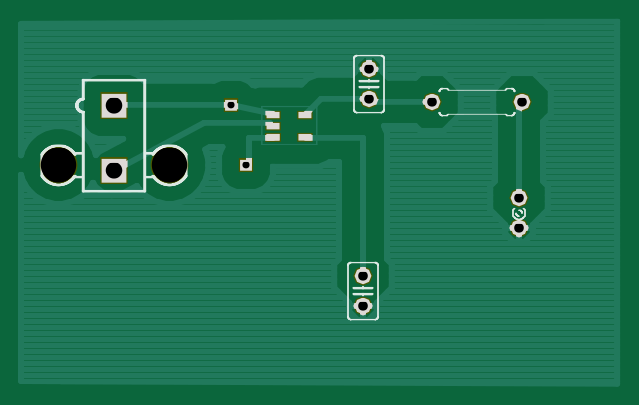
#> input picture data/processed_data/12-10-top.png, 639 x 405 px; the run also reads 1 picture not shown here
$ jupyter execute morphology-segmentation.ipynb   (shell and % lines are left out)
#> lines starting #> are read from the running program, lines starting #| are printed output that depends on the picture; after the words box and inside, x2 and y2 are one past the last pixel; in counts of white or black regions, pixels touching at a corner belong together
[cell 1]
import numpy as np
import cv2
from matplotlib import pyplot as plt
import os

[cell 2]
img = cv2.imread('data/processed_data/12-10-top.png')
#> img is the input picture: shape (405, 639, 3); mean B, G, R 81.9, 114.9, 28.9
assert img is not None

[cell 3]
gray = cv2.cvtColor(img, cv2.COLOR_RGB2GRAY)
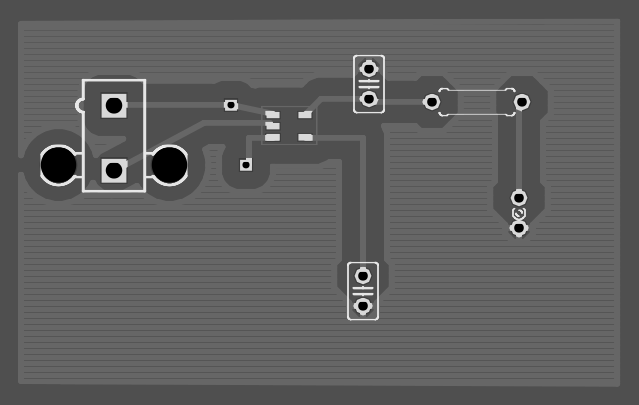
#> gray: shape (405, 639); min 0, max 248, mean 95.1
plt.imshow(gray, cmap='gray')

[cell 4]
ret, thresh = cv2.threshold(gray, 0, 255,
#                             cv2.THRESH_BINARY_INV +
                            cv2.THRESH_OTSU)
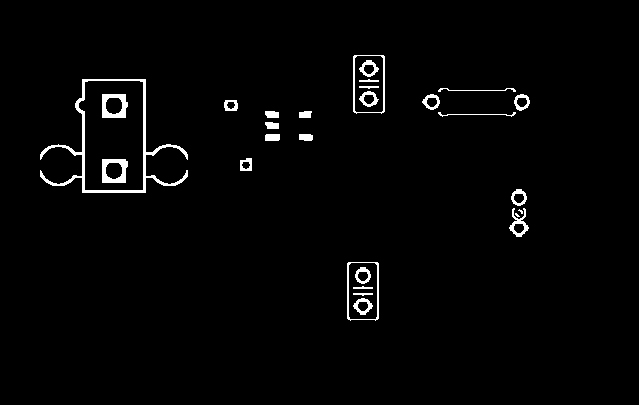
#> thresh: shape (405, 639); 2% white; 28 white regions (2 under 20 px), largest, box (x1, y1, x2, y2) and area: (40, 79, 188, 193) 1620, (102, 159, 128, 183) 375, (102, 94, 128, 118) 371
#> ret = 153
plt.imshow(thresh, cmap='gray')

[cell 5]
# constructing pipeline

def get_threshold_gray_img(input_file):
#> called with input_file = 'data/processed_data/12-10-top.png'
    img = cv2.imread(input_file)
    assert img is not None
    gray = cv2.cvtColor(img, cv2.COLOR_RGB2GRAY)
    ret, thresh = cv2.threshold(gray, 0, 255, cv2.THRESH_OTSU)
#> ret = 153
    return thresh

[cell 6]
for f in os.listdir('data/processed_data')[:20]:
    plt.figure()
    plt.title(f)
    thresh = get_threshold_gray_img('data/processed_data/'+f)
    plt.imshow(thresh, cmap='gray')
#> pass 2 of the loop `for f in os.listdir('data/processed_data')[:20]:`:
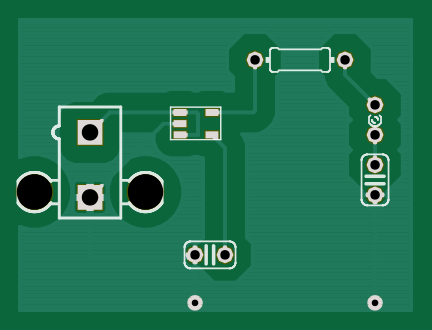
#> input picture data/processed_data/14-nograde-top.png, 432 x 330 px
#> in get_threshold_gray_img, img is the input picture: shape (330, 432, 3); mean B, G, R 82.3, 115.2, 31.9
#> in get_threshold_gray_img (call 2), `gray = cv2.cvtColor(img, cv2.COLOR_RGB2GRAY)`:
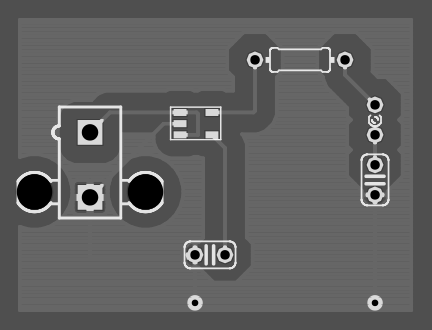
#> gray: shape (330, 432); min 0, max 242, mean 95.7
#> in get_threshold_gray_img (call 2), `ret, thresh = cv2.threshold(gray, 0, 255, cv2.THRESH_OTSU)`:
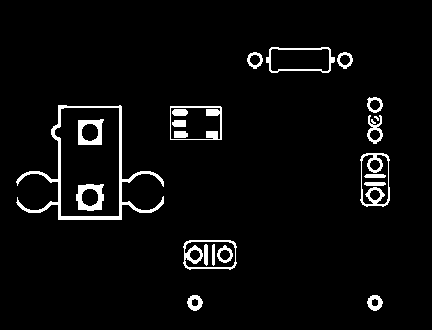
#> thresh: shape (330, 432); 4.2% white; 22 white regions (1 under 20 px), largest, box (x1, y1, x2, y2) and area: (16, 105, 164, 220) 1734, (360, 153, 390, 207) 525, (183, 240, 237, 270) 439
#> in get_threshold_gray_img (call 2), `ret, thresh = cv2.threshold(gray, 0, 255, cv2.THRESH_OTSU)`: ret = 151

[cell 7]
component_diagram = get_threshold_gray_img('data/processed_data/14-nograde-top.png')
def crop(diagram):
    start_row, start_col, end_row, end_col = 0, 0, len(diagram)-1, len(diagram[0])-1
#> start_row = 0; start_col = 0; end_row = 329; end_col = 431
    while np.sum(diagram[start_row]) == 0:
        start_row += 1
        if start_row == len(diagram):
            return None, None
#> this loop made 47 passes
#> after the loop, start_row = 47

    while np.sum(diagram[:, start_col]) == 0:
        start_col += 1
#> this loop made 16 passes
#> after the loop, start_col = 16
    while np.sum(diagram[end_row]) == 0:
        end_row -= 1
#> this loop made 19 passes
#> end_row on passes 1 to 12: 328, 327, 326, 325, 324, 323, 322, 321, 320, 319, 318, 317
#> after the loop, end_row = 310
    while np.sum(diagram[:, end_col]) == 0:
        end_col -= 1
#> this loop made 42 passes
#> end_col on passes 1 to 12: 430, 429, 428, 427, 426, 425, 424, 423, 422, 421, 420, 419
#> after the loop, end_col = 389
    return diagram[start_row:end_row+1, start_col:end_col+1], [start_row, start_col]

cropped_diagram, offsets = crop(component_diagram)
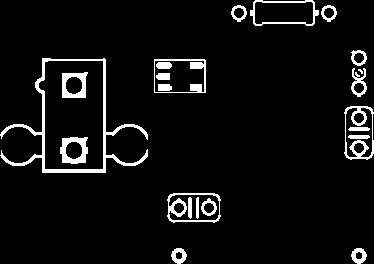
#> cropped_diagram: shape (264, 374); 6% white; 22 white regions (1 under 20 px), largest, box (x1, y1, x2, y2) and area: (0, 58, 148, 173) 1734, (344, 106, 374, 160) 525, (167, 193, 221, 223) 439
#> offsets = [47, 16]
plt.imshow(cropped_diagram, cmap='gray')

[cell 8]
# plt.imshow(cropped_diagram[58:173, :148])

[cell 9]
def get_next_boundary_component(img, debug=False):
    m, n = img.shape
    visited = set()
    all_boundary_ixs = []
    all_boundary_ixs += [(i, 0) for i in range(m)]
    all_boundary_ixs += [(i, n-1) for i in range(m)]
    all_boundary_ixs += [(0, j) for j in range(n)]
    all_boundary_ixs += [(m-1, j) for j in range(n)]
    start_ix = next(ix for ix in all_boundary_ixs if img[ix[0], ix[1]] > 0)


    queue = []
    queue.append(start_ix)
    visited.add(start_ix)
    while queue:
        i, j = queue.pop()
        for diff in range(6):
            for (ni, nj) in [(i+diff, j), (i-diff, j), (i, j-diff), (i, j+diff)]:
                if ni < 0 or nj < 0 or ni >= m or nj >= n:
                    continue
                if (ni, nj) in visited or img[ni, nj] == 0:
                    continue
                visited.add((ni, nj))
                queue.append((ni, nj))


    start_row = min(x[0] for x in visited)
    end_row = max(x[0] for x in visited)
    start_col = min(x[1] for x in visited)
    end_col = max(x[1] for x in visited)
    if debug:
        plt.figure()
        plt.imshow(img[start_row:end_row+1, start_col:end_col+1], cmap='gray')

    res = np.array(img[start_row:end_row+1, start_col:end_col+1])
    img[start_row:end_row+1, start_col:end_col+1] = 0
    return res

components = []
while cropped_diagram is not None:
    components.append(get_next_boundary_component(cropped_diagram, debug=True))
    cropped_diagram = crop(cropped_diagram)[0]
#> this loop made 8 passes
#> (m in get_next_boundary_component, n in get_next_boundary_component, start_ix in get_next_boundary_component) on passes 1 to 8: (264, 374, (134, 0)), (264, 220, (59, 0)), (264, 207, (199, 0)), (264, 203, (254, 0)), (264, 143, (11, 0)), (214, 30, (62, 0)), (214, 16, (2, 0)), (16, 16, (6, 0))
#> pass 1, in get_next_boundary_component, `res = np.array(img[start_row:end_row+1, start_col:end_col+1])`:
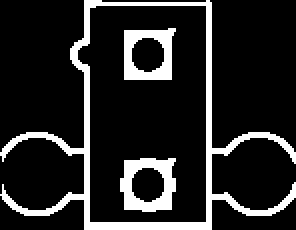
#> res: shape (115, 148) (shown 2 times larger); 15% white; 3 white regions, box (x1, y1, x2, y2) and area: (0, 0, 148, 115) 1734, (60, 79, 88, 106) 431, (62, 14, 88, 40) 387
#> pass 1, `cropped_diagram = crop(cropped_diagram)[0]`:
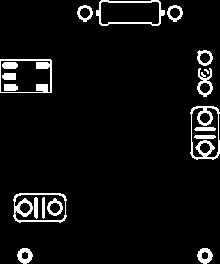
#> cropped_diagram: shape (264, 220); 5.8% white; 19 white regions (1 under 20 px), largest, box (x1, y1, x2, y2) and area: (190, 106, 220, 160) 525, (13, 193, 67, 223) 439, (0, 59, 52, 93) 429
#> pass 2, `cropped_diagram = crop(cropped_diagram)[0]`:
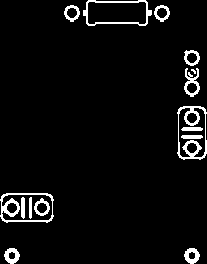
#> cropped_diagram: shape (264, 207); 4.9% white; 15 white regions (1 under 20 px), largest, box (x1, y1, x2, y2) and area: (177, 106, 207, 160) 525, (0, 193, 54, 223) 439, (83, 0, 152, 26) 373
#> after the loop, components = 8 items
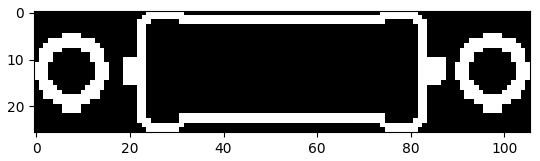
#> figure drawn by matplotlib, 1 panel
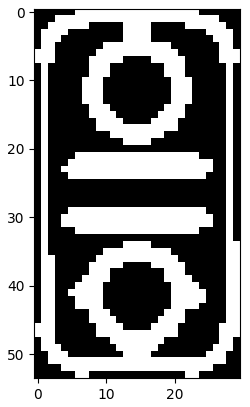
#> figure drawn by matplotlib, 1 panel
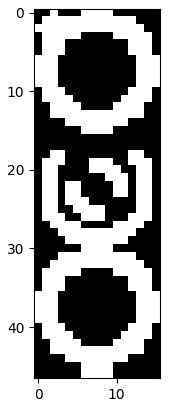
#> figure drawn by matplotlib, 1 panel

[cell 10]
plt.imshow(components[0], cmap='gray')
np.save('./data/components/power_supply', components[0])

[cell 11]
plt.imshow(components[1], cmap='gray')
np.save('./data/components/regulation', components[1])

[cell 12]
plt.imshow(components[2], cmap='gray')
np.save('./data/components/capacitance', components[2])

[cell 13]
plt.imshow(components[3], cmap='gray')
np.save('./data/components/pin1', components[3])

[cell 14]
plt.imshow(components[4], cmap='gray')
np.save('./data/components/resistance', components[4])

[cell 15]
rotatedLED = np.rot90(components[6])
plt.imshow(rotatedLED, cmap='gray')
np.save('./data/components/LED', rotatedLED)
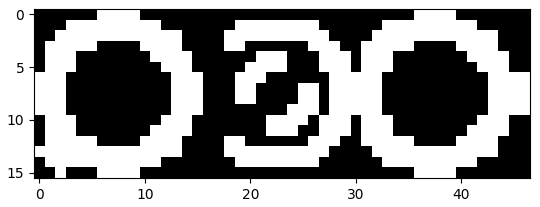
#> figure drawn by matplotlib, 1 panel
